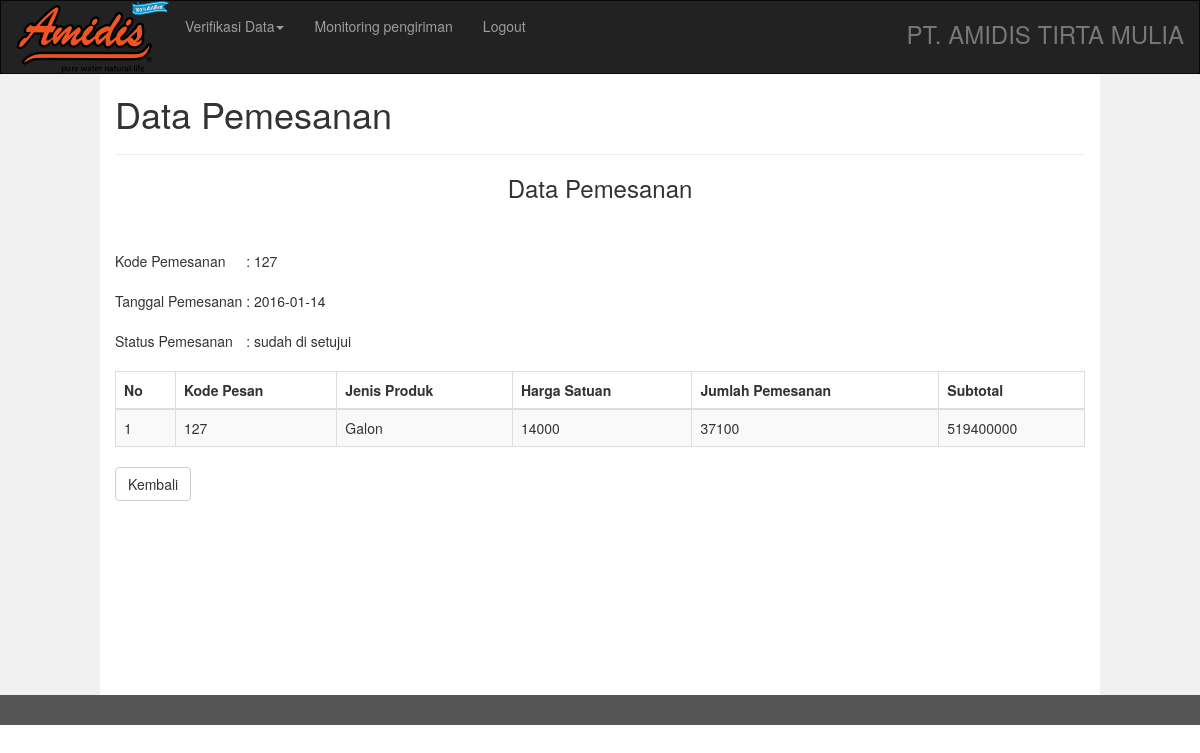
Screenshot of /verifikasi/verifikasi_detail_pemesanan.php?&id=127 (signed in) with the database file from the repository.
### tables this page shows
CREATE TABLE IF NOT EXISTS `t_pemesanan` (
  `kode_pesan` int(20) NOT NULL AUTO_INCREMENT,
  `tgl_pesan` date NOT NULL,
  `verifikasi` enum('sudah','belum') NOT NULL DEFAULT 'belum',
  `status` enum('sudah di setujui','belum di setujui') NOT NULL,
  `id_agen` int(12) NOT NULL,
  `total_harga` int(50) NOT NULL,
  PRIMARY KEY (`kode_pesan`),
  KEY `id_agen` (`id_agen`)
);

CREATE TABLE IF NOT EXISTS `t_detail_pemesanan` (
  `id_detail_pemesanan` int(20) NOT NULL AUTO_INCREMENT,
  `sub_total` int(50) NOT NULL,
  `kode_produk` varchar(20) NOT NULL,
  `kode_pesan` int(20) NOT NULL,
  `jumlah` int(20) NOT NULL,
  PRIMARY KEY (`id_detail_pemesanan`),
  KEY `id_detail_pemesanan` (`id_detail_pemesanan`),
  KEY `kode_produk` (`kode_produk`),
  KEY `kode_pesan` (`kode_pesan`)
);

CREATE TABLE IF NOT EXISTS `t_produk` (
  `kode_produk` varchar(20) NOT NULL,
  `jenis` varchar(12) NOT NULL,
  `harga` int(12) NOT NULL,
  `jumlah` int(12) NOT NULL,
  `status` enum('tersedia','tidak tersedia') NOT NULL,
  `id_karyawan` int(5) DEFAULT NULL,
  PRIMARY KEY (`kode_produk`),
  KEY `id_karyawan` (`id_karyawan`)
);

### verifikasi/verifikasi_detail_pemesanan.php (the view, shortened to what this page needs)
<!DOCTYPE html>
<html lang="en">
<head>
  <link rel="stylesheet" href="../css/bootstrap.min.css">
</head>
<body>
<?php
$id= $_GET['id'];
$hasil = mysql_query("SELECT t_pemesanan.kode_pesan, t_produk.jenis, t_produk.harga, t_detail_pemesanan.jumlah, t_detail_pemesanan.sub_total
FROM t_detail_pemesanan
join t_pemesanan on t_detail_pemesanan.kode_pesan=t_pemesanan.kode_pesan
join t_produk on t_detail_pemesanan.kode_produk=t_produk.kode_produk where t_detail_pemesanan.kode_pesan = '$id'") or die (mysql_error());
$hasil2 = mysql_query(" SELECT kode_pesan, tgl_pesan, status FROM t_pemesanan where kode_pesan='$id'");
$baris=mysql_fetch_row($hasil2);
?>
<div class="navbar navbar-inverse">
  <div class="container-fluid">
    <div class="navbar-header">
       <a href="../indexdirektur.php"><img src="../logo.png" class="img-responsive" alt="Responsive image" ></a>
    </div>
    <div class="collapse navbar-collapse" id="myNavbar">
      <ul class="nav navbar-nav">
        <li class="dropdown">
          <a href="#" class="dropdown-toggle" data-toggle="dropdown" role="button" aria-haspopup="true" aria-expanded="false">Verifikasi Data<span class="caret"></span></a>
      <li><a href="../monitoringpengiriman">Monitoring pengiriman</a></li>
        </li>
        <li><a href="../login/login.php">Logout</a></li>
      </ul>
      <ul class="nav navbar-nav navbar-right">
        <li><h3 class="text-muted">PT. AMIDIS TIRTA MULIA</h3></li>
      </ul>
    </div>
  </div>
</div>
<div class="container-fluid text-center">
  <div class="row content">
    <div class="col-sm-1 sidenav">
    </div>
    <div class="col-sm-10 text-left">
      <h1>Data Pemesanan</h1>
      <hr>
	  <div style="text-align: right;">
	  <h3 align="center">Data Pemesanan</h3>
	  <br><br>
	  <table style="border-spacing:10px;">
	  	<thead>
			<tr align="left">
				<td>Kode Pemesanan</td>
				<td>&nbsp;:&nbsp;<?php echo $baris[0]; ?></td>
			</tr>
			<tr><td>&nbsp;</td></tr>
			<tr  align="left">
				<td>Tanggal Pemesanan</td>
				<td>&nbsp;:&nbsp;<?php echo $baris[1]; ?></td>
			</tr>
			<tr><td>&nbsp;</td></tr>
			<tr align="left">
				<td>Status Pemesanan</td>
				<td>&nbsp;:&nbsp;<?php echo $baris[2]; ?></td>
			</tr>
		 </thead>
		</table>
	</div> <br>
	  <table class="table table-bordered table-striped">
	  	<thead>
			<tr>
				<th>No</th>
				<th>Kode Pesan</th>
				<th>Jenis Produk</th>
				<th>Harga Satuan</th>
				<th>Jumlah Pemesanan</th>
				<th>Subtotal</th>
			</tr>
		</thead>
		<tbody>
			<?php
		 $i=1;
			while($row = mysql_fetch_array($hasil)){ ?>
			<tr>
				<td><?php echo $i; ?></td>
				<td><?php echo $row['kode_pesan']; ?></td>
				<td><?php echo $row['jenis']; ?></td>
				<td><?php echo $row['harga']; ?></td>
				<td><?php echo $row['jumlah']; ?></td>
				<td><?php echo $row['sub_total']; ?></td>
			</tr>
		<?php $i++;}  ?>
		</tbody>
	</table>
	<a type="button" href="verifikasipemesanan.php" class="btn btn-default">Kembali </a>
   </div>
    <div class="col-sm-1 sidenav">
   </div>
 </div>
</div>
<footer class="container-fluid text-center">
</footer>
</body>
</html>

### verifikasi/verifikasi_detail_pemesanan.php (style rules this page uses)
.navbar { margin-bottom: 0; border-radius: 0; }
.row.content { height: 621px; }
.sidenav { padding-top: 20px; background-color: #f1f1f1; height: 100%; }
footer { background-color: #555; color: white; padding: 15px; }

### rows the page displays
t_pemesanan: kode_pesan "127", tgl_pesan "2016-01-14", status "sudah di setujui"
t_detail_pemesanan: kode_pesan.kode_pesan "127", kode_produk.jenis "Galon", kode_produk.harga "14000", jumlah "37100", sub_total "519400000"
